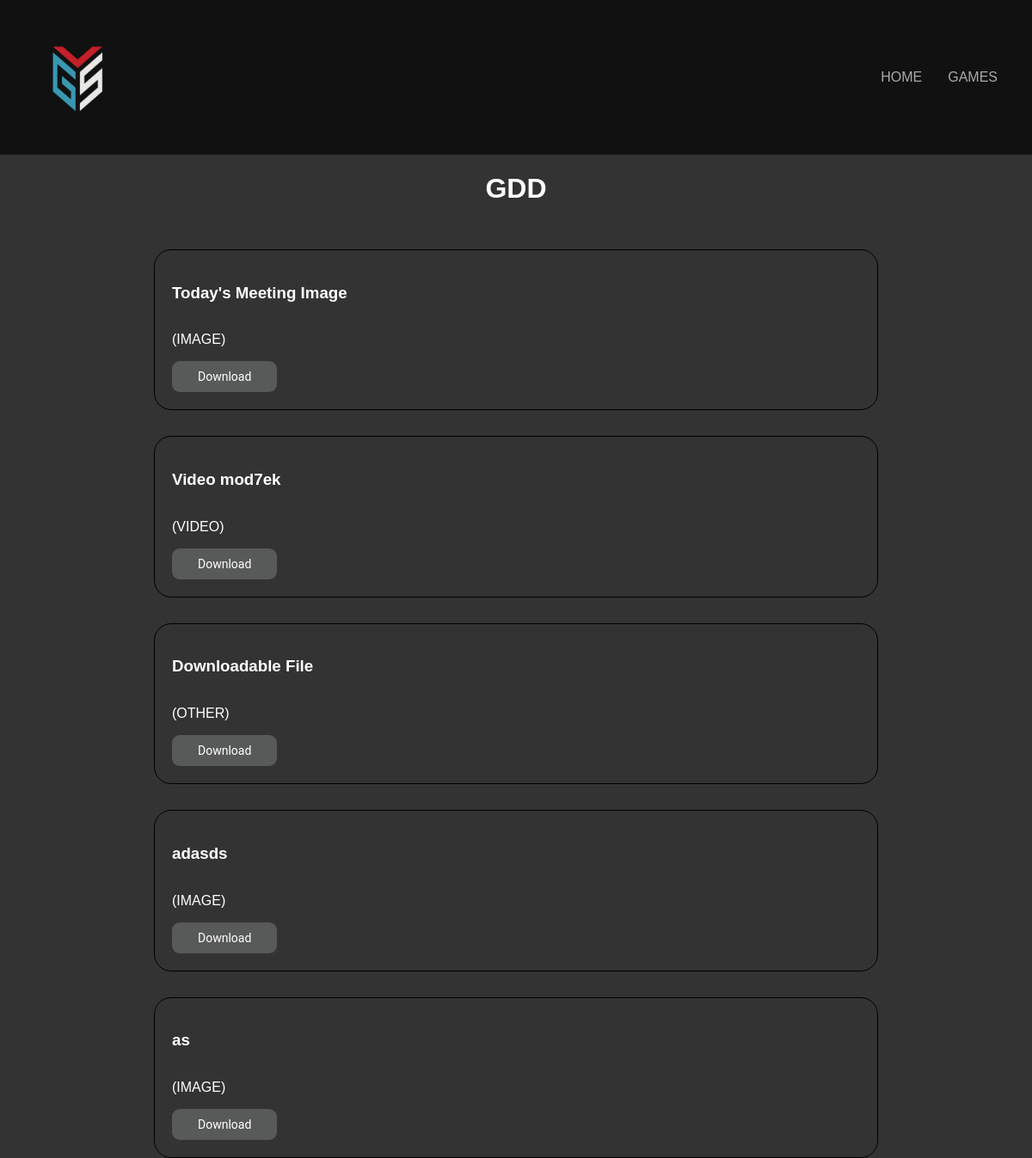
Before: /GDD/ with the older database file.
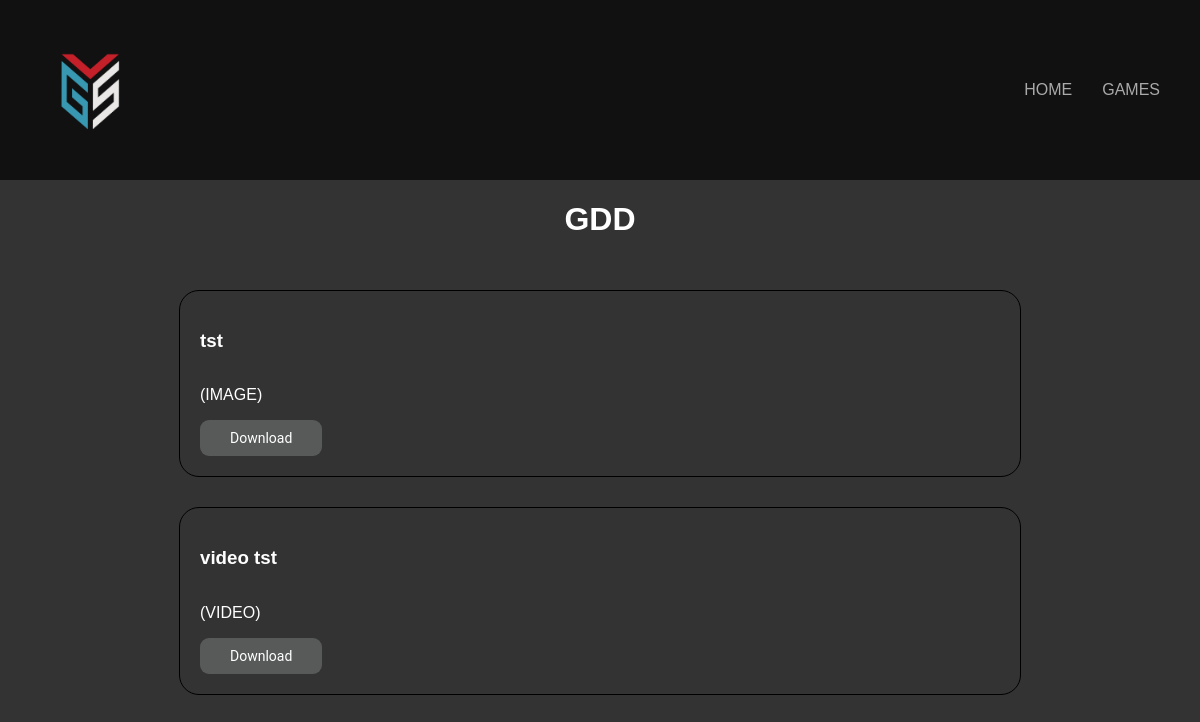
After: the same page with the newer database file.
### CMS/models.py (models this page shows, shortened)
class Resource(models.Model):
    COMMITTEE_NAME = (
        ('GDD', 'GDD'),
        ('GSD', 'GSD'),
        ('GAD', 'GAD')
    )
    FILE_TYPE = (
        ('IMAGE', 'IMAGE'),
        ('VIDEO', 'VIDEO'),
        ('OTHER', 'OTHER')
    )
    committee = models.CharField(max_length=200, choices=COMMITTEE_NAME, null=True)
    resource_type = models.CharField(max_length=200, choices=FILE_TYPE, null=True)
    resource_name = models.CharField(max_length=200, null=False, blank=False)
    resource_data = models.FileField()
    created = models.DateTimeField(auto_now_add=True)
    id = models.UUIDField(default=uuid.uuid4, unique=True, primary_key=True, editable=False)

### CMS/views.py (the view)
# urls.py: path('GDD/', views.gdd_view, name="GDD"),
def gdd_view(request):
    resources = Resource.objects.filter(committee='GDD')
    context = {'name':'GDD', 'resources':resources}
    return render(request, 'committee-view.html', context)

### templates/committee-view.html (shortened to what this page needs)
{% extends 'main.html' %}
{% block content %}
<div style="width:100%; height:100; display:flex; flex-direction:column; justify-content:center; align-items:center; gap:30px;">
    <h1 style="font-family:Courier Prime, sans-serif; color:white">{{name}}</h1>
    {% for resource in resources %}
        <div class="card-wrapper">
            <h3>{{resource.resource_name}}</h3>
            <p>({{resource.resource_type}})</p>
            <button class="btn"><a class="btn-child" href="{{resource.resource_data.url}}">Download</a></button>
        </div>
    {% endfor %}
</div>
{% endblock content %}

### templates/main.html (shortened to what this page needs)
<!DOCTYPE html>
{% load static %}
<html lang="en">
<head>
    <link rel="stylesheet" href="{% static 'styles.css' %}">
</head>
<body style="margin:0px; background-color:#333333;">
    {% include 'navbar.html' %}
    {% block content %}
    {% endblock content %}
</body>
</html>

### templates/navbar.html (shortened to what this page needs)
{% load static %}
<div style="display:flex; flex-direction:row; justify-content:space-between; align-items:center; background-color:#111111; padding:40px;">
    <img style="width:100px; height:100px;" src="{% static 'images/VGS.png' %}" alt="img">
    <div style="display:flex; gap:30px; align-items:center; justify-content: center;">
        <a class="nav-item" style="font-family:Courier Prime, sans-serif; text-decoration:none;" href="/">HOME</a>
        <a class="nav-item" style="font-family:Courier Prime, sans-serif; text-decoration:none;" href="http://vgsguc.000webhostapp.com/games">GAMES</a>
    </div>
</div>

### templates/navbar.html (style rules this page uses)
.nav-item { color:#aaaaaa; }

### templates/committee-view.html (style rules this page uses)
.card-wrapper { display:flex; flex-direction:column; padding:20px; width:max-content; border:1px solid black; border-radius:20px; align-items:flex-start; justify-content:flex-start; width:800px; }
h3 { font-family:Courier Prime, sans-serif; color:white; }
p { font-family:Courier Prime, sans-serif; color:white; }
.btn { font-family: Roboto, sans-serif; font-weight: 0; font-size: 14px; color: #fff; background-color: #585959; padding: 10px 30px; border: none; box-shadow: rgb(0, 0, 0) 0px 0px 0px 0px; border-radius: 9px; transition : 463ms; transform: translateY(0); display: flex; flex-direction: row; align-items: center; cursor: pointer; }
.btn-child { text-decoration: none; color:white; }

Changed rows visible on the page:
removed Resource: resource_name "Today's Meeting Image", resource_type "IMAGE"
removed Resource: resource_name "Video mod7ek", resource_type "VIDEO"
removed Resource: resource_name "Downloadable File", resource_type "OTHER"
removed Resource: resource_name "adasds", resource_type "IMAGE"
removed Resource: resource_name "as", resource_type "IMAGE"
added Resource: resource_name "tst", resource_type "IMAGE"
added Resource: resource_name "video tst", resource_type "VIDEO"
